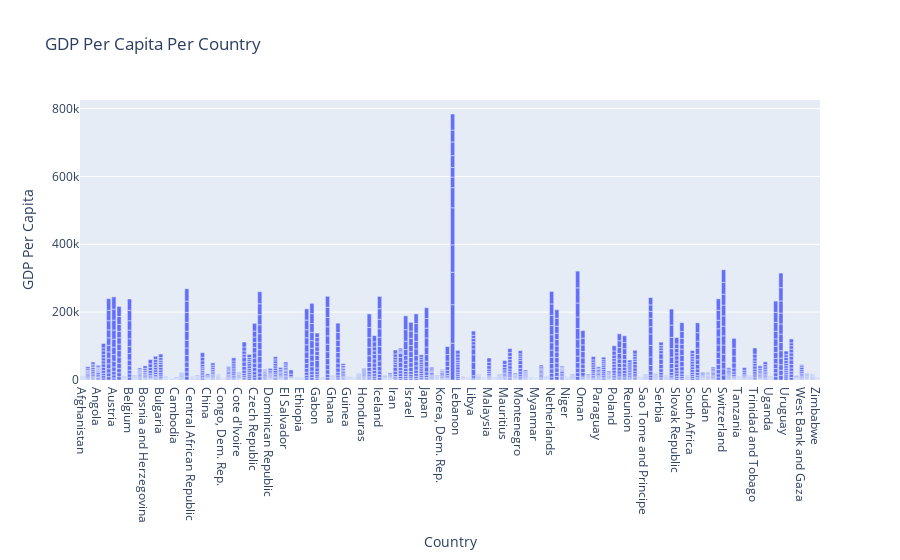

Notebook code cell kept with this figure:
### Code cell
gapminder = plotly.data.gapminder()

gap = go.Figure(go.Bar(x = gapminder['country'], y = gapminder['gdpPercap']))

gap.update_layout(title = "GDP Per Capita Per Country")
gap.update_layout(xaxis_title = "Country", yaxis_title = "GDP Per Capita")

gap.show()

### Figure 1 — Plotly figure (JSON) as saved in the notebook; plotly's stock layout.template omitted (floating-point values rounded to 4 significant figures; data arrays with more than 128 entries replaced by an {"elided": "..."} marker saying what was removed)
{"data": [{"type": "bar", "x": {"elided": "1704 str values"}, "y": {"elided": "1704 float values"}}], "layout": {"title": {"text": "GDP Per Capita Per Country"}, "xaxis": {"title": {"text": "Country"}}, "yaxis": {"title": {"text": "GDP Per Capita"}}}}
